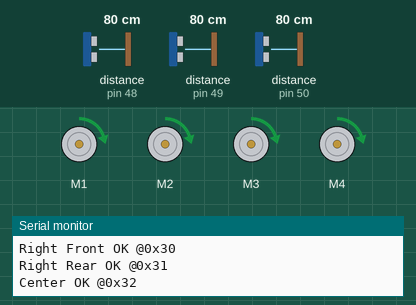
Bench run of a sketch on a simulated Arduino Uno, built with avr-gcc and run on an emulated ATmega328P. Parts: 4 × DC motor (green arrow = forward, orange = backward, longer = faster), the last lines printed to the serial monitor. The test bench sets the inputs (shaded band); at power-on: distance to the obstacle (sensors on pin 48, pin 49, pin 50) 80 cm. At 15.3 s the program stops and its outputs stay as they are.

Above: at 1.49 s.
1.5 s: distance to the obstacle (sensor on pin 48) set to 2 cm
At 3.59 s:
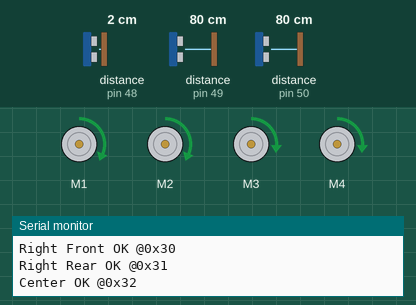
4.5 s: distance to the obstacle (sensor on pin 49) set to 6 cm
7.5 s: distance to the obstacle (sensor on pin 49) set to 3 cm
At 7.78 s:
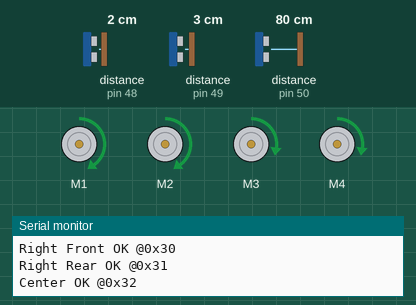
10.5 s: distance to the obstacle (sensor on pin 48) set to 4 cm
12.0 s: distance to the obstacle (sensor on pin 48) set to 7 cm
At 12.43 s:
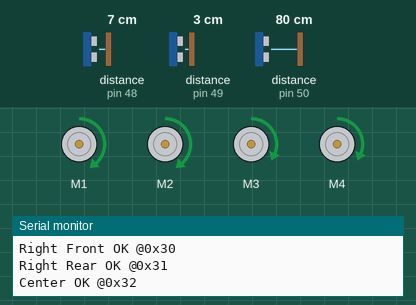
15.0 s: distance to the obstacle (sensor on pin 50) set to 2 cm
At 15.7 s:
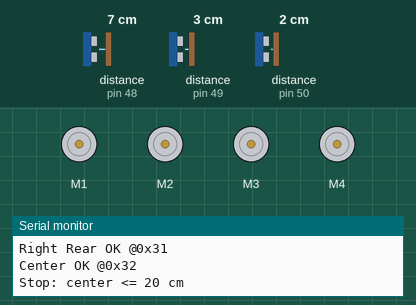
Timing chart, 0 to 16.8 s (numbered marks = the images above; inputs shaded):
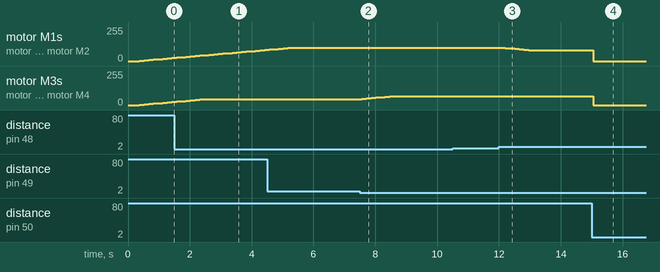

Measured:
- after the input at 1.5 s, motor M3, motor M4: goes on until 2.5 s, then stays forward 45/255
- after the input at 7.5 s, motor M3, motor M4: moves from forward 45/255 to forward 65/255 over 0.90 s, starting after 0.06 s
- after the input at 10.5 s, every drawn part: stays the same
- after the input at 12.0 s, motor M1, motor M2: moves from forward 100/255 to forward 80/255 over 0.90 s, starting after 0.21 s
- after the input at 15.0 s, motor M1, motor M2: forward 80/255 → stopped after 0.05 s; motor M3, motor M4: forward 65/255 → stopped after 0.05 s

The sketch:

code_for_curve.ino
```cpp
#include <AFMotor.h>
#include <Wire.h>
#include <VL53L0X.h>

// ------------ Motors (Adafruit L293D shield v1 - AFMotor) ------------
#define BASE_SPEED 100          // keep <= 90 for reliable spin-up
#define BIAS_DELTA 35          // slow LEFT side by this much to create a left arc
#define CORRECTION_DELTA 20    // wall-follow trim
#define MAX_SPEED_LIMIT 150     // hard cap due to power constraints

AF_DCMotor motor1(1, MOTOR12_1KHZ);
AF_DCMotor motor2(2, MOTOR12_1KHZ);
AF_DCMotor motor3(3, MOTOR34_1KHZ);
AF_DCMotor motor4(4, MOTOR34_1KHZ);

// Flip these if forward motion is reversed due to wiring
const uint8_t LEFT_FWD  = FORWARD;   // change to BACKWARD if needed
const uint8_t RIGHT_FWD = FORWARD;   // change to BACKWARD if needed

// Soft-start ramp
uint8_t currentLeftSpeed = 0;
uint8_t currentRightSpeed = 0;
const uint8_t RAMP_STEP = 3;             // smaller = gentler ramp
const uint16_t RAMP_INTERVAL_MS = 20;

static inline uint8_t clampSpeedInt(int v) {
  if (v < 0) return 0;
  if (v > MAX_SPEED_LIMIT) return (uint8_t)MAX_SPEED_LIMIT;
  return (uint8_t)v;
}

static inline uint8_t stepToward(uint8_t current, uint8_t target, uint8_t step) {
  if (current < target) {
    int next = (int)current + (int)step;
    if (next > target) next = target;
    return (uint8_t)next;
  } else if (current > target) {
    int next = (int)current - (int)step;
    if (next < target) next = target;
    return (uint8_t)next;
  } else {
    return current;
  }
}

void stopAll() {
  motor1.run(RELEASE);
  motor2.run(RELEASE);
  motor3.run(RELEASE);
  motor4.run(RELEASE);
}

void forward() {
  motor1.run(LEFT_FWD);
  motor2.run(LEFT_FWD);
  motor3.run(RIGHT_FWD);
  motor4.run(RIGHT_FWD);
}

void applyRampedSpeeds(uint8_t targetLeft, uint8_t targetRight) {
  currentLeftSpeed = stepToward(currentLeftSpeed, targetLeft, RAMP_STEP);
  currentRightSpeed = stepToward(currentRightSpeed, targetRight, RAMP_STEP);

  motor1.setSpeed(currentLeftSpeed);
  motor2.setSpeed(currentLeftSpeed);
  motor3.setSpeed(currentRightSpeed);
  motor4.setSpeed(currentRightSpeed);
}

// ------------ VL53L0X (3 sensors) ------------
VL53L0X sensorRightFront;
VL53L0X sensorRightRear;
VL53L0X sensorCenter;

// XSHUT pins (use analogs as digital)
const uint8_t SensorRightFrontXshut = A0;
const uint8_t SensorRightRearXshut  = A1;
const uint8_t SensorCenterXshut     = A2;

// I2C addresses
const uint8_t SensorRightFrontAddress = 0x30;
const uint8_t SensorRightRearAddress  = 0x31;
const uint8_t SensorCenterAddress     = 0x32;

// Offsets and thresholds
const int CM_OFFSET = 2;           // +2 cm to all three sensors
const int STOP_DISTANCE_CM = 20;   // stop when center <= 20 cm
const int PARALLEL_TOLERANCE = 2;  // cm band for right-front vs right-rear

int readCmWithOffset(VL53L0X& s) {
  int mm = s.readRangeContinuousMillimeters();
  if (s.timeoutOccurred()) return 999; // treat timeout as very far
  int cm = (mm / 10) + CM_OFFSET;
  if (cm < 0) cm = 0;
  return cm;
}

void setup() {
  Serial.begin(9600);
  Wire.begin();

  // Motors off during sensor bring-up
  stopAll();
  currentLeftSpeed = 0;
  currentRightSpeed = 0;

  // XSHUT control pins
  pinMode(SensorRightFrontXshut, OUTPUT);
  pinMode(SensorRightRearXshut, OUTPUT);
  pinMode(SensorCenterXshut, OUTPUT);

  // Hold all sensors in reset
  digitalWrite(SensorRightFrontXshut, LOW);
  digitalWrite(SensorRightRearXshut, LOW);
  digitalWrite(SensorCenterXshut, LOW);
  delay(10);

  // Bring up right-front
  digitalWrite(SensorRightFrontXshut, HIGH);
  delay(10);
  if (!sensorRightFront.init()) Serial.println("Right Front init FAILED");
  else { sensorRightFront.setAddress(SensorRightFrontAddress); Serial.println("Right Front OK @0x30"); }

  // Bring up right-rear
  digitalWrite(SensorRightRearXshut, HIGH);
  delay(10);
  if (!sensorRightRear.init()) Serial.println("Right Rear init FAILED");
  else { sensorRightRear.setAddress(SensorRightRearAddress); Serial.println("Right Rear OK @0x31"); }

  // Bring up center
  digitalWrite(SensorCenterXshut, HIGH);
  delay(10);
  if (!sensorCenter.init()) Serial.println("Center init FAILED");
  else { sensorCenter.setAddress(SensorCenterAddress); Serial.println("Center OK @0x32"); }

  // Continuous mode
  sensorRightFront.startContinuous();
  sensorRightRear.startContinuous();
  sensorCenter.startContinuous();

  // Stagger motor spin-up to reduce surge
  motor1.run(RELEASE); motor2.run(RELEASE); motor3.run(RELEASE); motor4.run(RELEASE);
  delay(50);
  motor1.run(LEFT_FWD); motor2.run(LEFT_FWD);
  delay(80);
  motor3.run(RIGHT_FWD); motor4.run(RIGHT_FWD);

  delay(100);
}

void loop() {
  int rightFront = readCmWithOffset(sensorRightFront);
  int rightRear  = readCmWithOffset(sensorRightRear);
  int center     = readCmWithOffset(sensorCenter);

  // Stop when center <= 20 cm
  if (center <= STOP_DISTANCE_CM) {
    stopAll();
    Serial.println("Stop: center <= 20 cm");
    while (1) { delay(100); }
  }

  // LEFT ARC bias: slow LEFT side to create a left curve
  int leftTarget  = BASE_SPEED;
  int rightTarget = BASE_SPEED - BIAS_DELTA;

  // Wall-follow trim around the bias using right-front vs right-rear
  int diff = rightFront - rightRear;
  if (diff > PARALLEL_TOLERANCE) {
    // nose away from wall -> turn right slightly: slow LEFT more
    leftTarget -= CORRECTION_DELTA;
  } else if (diff < -PARALLEL_TOLERANCE) {
    // nose toward wall -> turn left slightly: slow RIGHT a bit
    rightTarget -= CORRECTION_DELTA;
  }

  // Clamp to safe max and apply ramp
  uint8_t finalLeft  = clampSpeedInt(leftTarget);
  uint8_t finalRight = clampSpeedInt(rightTarget);
  applyRampedSpeeds(finalLeft, finalRight);
  forward();

  uint16_t loopDelay = (RAMP_INTERVAL_MS > 50) ? RAMP_INTERVAL_MS : 50;
  delay(loopDelay);
}
```
